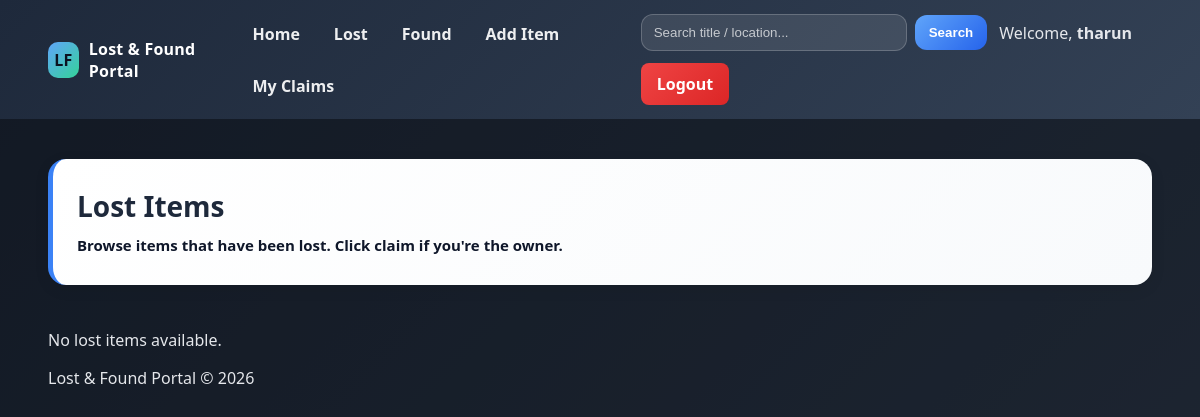
Before: /lost/ (signed in) with the older database file.
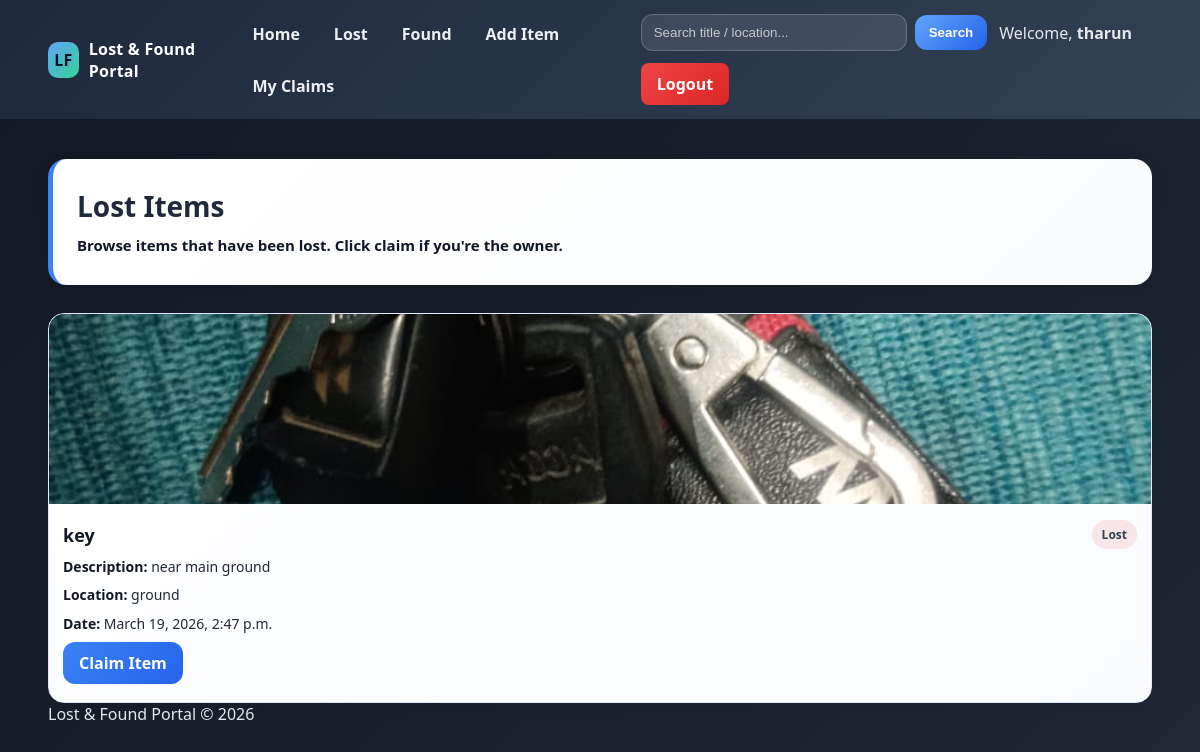
After: the same page with the newer database file.
### portal/models.py (models this page shows, shortened)
class Item(models.Model):
    ITEM_TYPES = (
        ('Lost', 'Lost'),
        ('Found', 'Found'),
    )
    title = models.CharField(max_length=100)
    description = models.TextField()
    location = models.CharField(max_length=100)
    item_type = models.CharField(max_length=10, choices=ITEM_TYPES)
    image = models.ImageField(upload_to='items/', null=True, blank=True)
    date_posted = models.DateTimeField(auto_now_add=True)
    is_claimed = models.BooleanField(default=False)

### portal/views.py (the view)
# urls.py: path("lost/", views.lost_items, name="lost_items"),
@login_required
def lost_items(request):
    items = Item.objects.filter(item_type="Lost", is_claimed=False).order_by("-date_posted")
    user_claims = {}
    if request.user.is_authenticated and not request.user.is_superuser:
        claims = ClaimRequest.objects.filter(user=request.user).select_related('item')
        user_claims = {claim.item_id: claim for claim in claims}
    return render(request, "lost.html", {
        "items": items,
        "user_claims": user_claims
    })

### portal/templates/lost.html
{% extends 'base.html' %}
{% load static %}
{% load custom_filters %}
{% block content %}
<div class="page-title">
  <h1>Lost Items</h1>
  <p>Browse items that have been lost. Click claim if you're the owner.</p>
</div>
<div class="grid">
  {% if items %}
    {% for item in items %}
      <div class="card">
        {% if item.image %}
          <img class="card-img" src="{{ item.image.url }}" alt="{{ item.title }}">
        {% else %}
          <img class="card-img" src="{% static 'images/lost_found_pg.png' %}" alt="Lost & Found">
        {% endif %}
        <div class="card-body">
          <div style="display:flex; justify-content:space-between; align-items:center; gap:10px;">
            <h3 style="margin:0;">{{ item.title }}</h3>
            <span class="badge badge-lost">Lost</span>
          </div>
          <p><strong>Description:</strong> {{ item.description }}</p>
          <p><strong>Location:</strong> {{ item.location }}</p>
          <p><strong>Date:</strong> {{ item.date_posted }}</p>
          {% if item.id in user_claims %}
            {% with claim=user_claims|get_item:item.id %}
              <div class="claim-status-box">
                {% if claim.status == 'pending' %}
                  <span class="status-badge status-pending">⏳ Claim Pending</span>
                  <p class="status-text">Waiting for admin approval</p>
                {% elif claim.status == 'approved' %}
                  <span class="status-badge status-approved">✓ Claim Approved</span>
                  <p class="status-text">Your claim has been approved!</p>
                {% elif claim.status == 'rejected' %}
                  <span class="status-badge status-rejected">✗ Claim Rejected</span>
                  <p class="status-text">Your claim was not approved</p>
                {% elif claim.status == 'claimed' %}
                  <span class="status-badge status-claimed">✓ Item Claimed</span>
                  <p class="status-text">You have successfully claimed this item!</p>
                {% endif %}
              </div>
            {% endwith %}
          {% elif not item.is_claimed %}
            <a class="btn-claim" href="{% url 'claim_item' item.id %}">Claim Item</a>
          {% else %}
            <p class="claimed">Already Claimed</p>
          {% endif %}
        </div>
      </div>
    {% endfor %}
  {% else %}
    <p>No lost items available.</p>
  {% endif %}
</div>
{% endblock %}

### portal/templates/base.html (shortened to what this page needs)
{% load static %}
<!DOCTYPE html>
<html lang="en">
<head>
  <link rel="stylesheet" href="{% static 'css/style.css' %}?v=7.0">
</head>
<body class="site-body">
  <div class="navbar">
    <div class="navbar-inner">
      <a class="brand" href="{% url 'home' %}">
        <div class="brand-badge">LF</div>
        <div>Lost & Found Portal</div>
      </a>
      <div class="nav-links">
        <a href="{% url 'home' %}">Home</a>
        <a href="{% url 'lost_items' %}">Lost</a>
        <a href="{% url 'found_items' %}">Found</a>
        <a href="{% url 'add_item' %}">Add Item</a>
        {% if not user.is_superuser %}
          <a href="{% url 'my_claims' %}">My Claims</a>
        {% endif %}
      </div>
      <div class="right">
        <form class="searchbar" method="GET" action="{% url 'home' %}">
          <input type="text" name="q" placeholder="Search title / location..." value="{{ request.GET.q|default:'' }}">
          <button class="btn btn-primary" type="submit">Search</button>
        </form>
        {% if user.is_authenticated %}
          <span class="pill">Welcome, <b>{{ user.username }}</b></span>
          <a class="btn btn-danger" href="{% url 'logout' %}">Logout</a>
        {% endif %}
      </div>
    </div>
  </div>
  <div class="container">
    {% block content %}{% endblock %}
    <div class="footer">Lost & Found Portal © 2026</div>
  </div>
</body>
</html>

### portal/static/css/style.css (style rules this page uses)
.site-body { margin: 0; font-family: "Segoe UI", sans-serif; min-height: 100vh; background: linear-gradient(135deg, #1e293b, #334155); }
.site-body::before { content:""; position: fixed; inset: 0; background: rgba(0,0,0,0.40); z-index: -1; }
.navbar { background: linear-gradient(135deg, #1e293b, #334155); }
.navbar-inner { width: min(1200px, 92%); margin: 0 auto; padding: 14px 0; display: flex; align-items: center; justify-content: space-between; gap: 16px; }
.brand { display: flex; align-items: center; gap: 10px; text-decoration: none; color: white; font-weight: 800; letter-spacing: 0.2px; }
.brand-badge { width: 36px; height: 36px; border-radius: 10px; display: grid; place-items: center; font-weight: 900; color: #0b1220; background: linear-gradient(135deg, #60a5fa, #34d399); }
.nav-links { display: flex; align-items: center; gap: 14px; flex-wrap: wrap; }
.nav-links a { color: rgba(255,255,255,0.92); text-decoration: none; font-weight: 700; padding: 8px 10px; border-radius: 10px; transition: 0.2s; }
.right { display: flex; align-items: center; gap: 12px; flex-wrap: wrap; }
.searchbar { display: flex; gap: 8px; align-items: center; }
.searchbar input { width: 240px; max-width: 45vw; padding: 10px 12px; border-radius: 12px; border: 1px solid rgba(255,255,255,0.20); outline: none; background: rgba(255,255,255,0.10); color: white; }
.searchbar input::placeholder { color: rgba(255,255,255,0.70); }
.btn { padding: 10px 14px; border-radius: 12px; border: none; cursor: pointer; font-weight: 800; }
.btn-primary { background: linear-gradient(135deg, #60a5fa, #2563eb); color: white; }
.btn-danger { background: linear-gradient(135deg, #ef4444, #dc2626); color: white; padding: 10px 16px; border-radius: 8px; text-decoration: none; font-weight: 700; border: none; cursor: pointer; transition: 0.3s ease; display: inline-block; }
.container { width: min(1200px, 92%); margin: 40px auto 60px; }
.page-title { background: linear-gradient(135deg, #ffffff 0%, #f8fafc 100%); border-radius: 18px; padding: 28px 24px; box-shadow: 0 4px 15px rgba(0,0,0,0.08); margin-bottom: 28px; border-left: 5px solid #3b82f6; }
.page-title h1 { margin: 0 0 8px 0; font-size: 28px; color: #1e293b; font-weight: 800; }
.page-title p { margin: 0; color: #0f172a !important; font-size: 15px; font-weight: 600; line-height: 1.6; }
.grid { display: grid; grid-template-columns: repeat(auto-fit, minmax(280px, 1fr)); gap: 18px; }
.card { background: linear-gradient(135deg, #ffffff 0%, #f8fbff 100%); border-radius: 16px; overflow: hidden; box-shadow: 0 2px 12px rgba(0,0,0,0.06); transition: 0.3s ease; border: 1px solid #e0e7ff; }
.card-img { width: 100%; height: 190px; object-fit: cover; display: block; }
.card-body { padding: 16px 14px 18px; }
.card-body h3 { margin: 0 0 10px; font-size: 18px; color: #1e293b; font-weight: 800; }
.card-body p { color: #475569; font-size: 14px; line-height: 1.5; margin: 8px 0; }
.badge { display: inline-block; padding: 6px 10px; border-radius: 999px; font-weight: 900; font-size: 12px; }
.badge-lost { background: rgba(239, 68, 68, 0.12); color: #b91c1c; }
.btn-claim { background: linear-gradient(135deg, #3b82f6, #2563eb); color: white; padding: 10px 16px; border-radius: 12px; text-decoration: none; font-weight: 700; display: inline-block; transition: 0.3s ease; border: none; cursor: pointer; }
.site-body { color: #e5e7eb; }
.card { color: #1f2937; }
.card p, .card span { color: #374151; }
.card strong { color: #111827; }
.card h3 { color: #111827; }
.card p { color: #1f2937; font-size: 14px; line-height: 1.45; }
.card p strong { color: #111827; font-weight: 700; }

Changed rows visible on the page:
added Item: image (picture), title "key", description "near main ground", location "ground", date_posted "March 19, 2026, 2:47 p.m.", is_claimed "Claim Item"
Other visible differences:
text no longer shown: "No lost items available."
